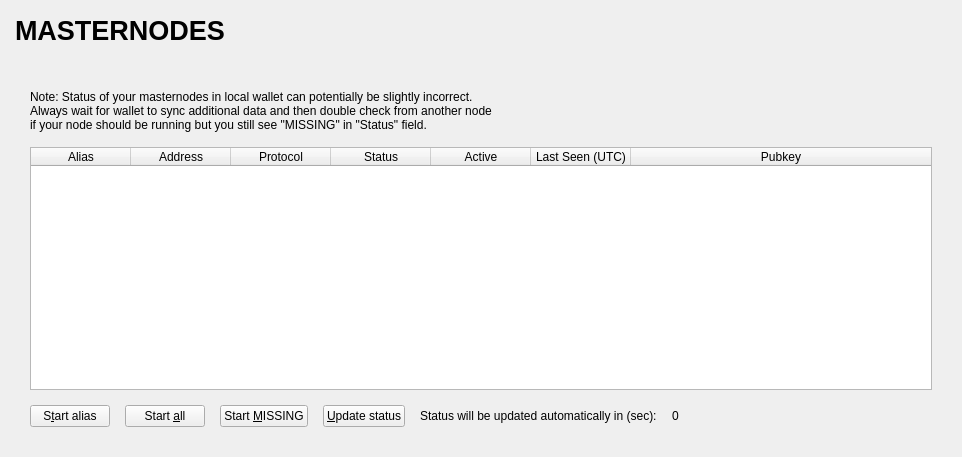
<?xml version="1.0" encoding="UTF-8"?>
<ui version="4.0">
 <class>MasternodeList</class>
 <widget class="QWidget" name="MasternodeList">
  <property name="geometry">
   <rect>
    <x>0</x>
    <y>0</y>
    <width>962</width>
    <height>457</height>
   </rect>
  </property>
  <property name="windowTitle">
   <string>Form</string>
  </property>
  <property name="styleSheet">
   <string notr="true"/>
  </property>
  <layout class="QVBoxLayout" name="topLayout" stretch="0">
   <property name="leftMargin">
    <number>0</number>
   </property>
   <property name="topMargin">
    <number>0</number>
   </property>
   <property name="rightMargin">
    <number>0</number>
   </property>
   <property name="bottomMargin">
    <number>0</number>
   </property>
   <item>
    <layout class="QVBoxLayout" name="verticalLayout_Master" stretch="0,1">
     <property name="spacing">
      <number>0</number>
     </property>
     <item>
      <widget class="QFrame" name="frame_Header">
       <layout class="QVBoxLayout" name="verticalLayout_4">
        <property name="leftMargin">
         <number>0</number>
        </property>
        <property name="topMargin">
         <number>0</number>
        </property>
        <property name="rightMargin">
         <number>0</number>
        </property>
        <property name="bottomMargin">
         <number>0</number>
        </property>
        <item>
         <layout class="QHBoxLayout" name="horizontalLayout_Header" stretch="1,0,1">
          <property name="leftMargin">
           <number>15</number>
          </property>
          <property name="rightMargin">
           <number>0</number>
          </property>
          <item>
           <widget class="QLabel" name="labelOverviewHeaderLeft">
            <property name="minimumSize">
             <size>
              <width>464</width>
              <height>60</height>
             </size>
            </property>
            <property name="maximumSize">
             <size>
              <width>16777215</width>
              <height>60</height>
             </size>
            </property>
            <property name="font">
             <font>
              <pointsize>20</pointsize>
              <weight>75</weight>
              <bold>true</bold>
             </font>
            </property>
            <property name="text">
             <string>MASTERNODES</string>
            </property>
            <property name="margin">
             <number>0</number>
            </property>
           </widget>
          </item>
          <item>
           <spacer name="horizontalSpacer">
            <property name="orientation">
             <enum>Qt::Horizontal</enum>
            </property>
            <property name="sizeHint" stdset="0">
             <size>
              <width>40</width>
              <height>20</height>
             </size>
            </property>
           </spacer>
          </item>
          <item>
           <widget class="QLabel" name="labelOverviewHeaderRight">
            <property name="minimumSize">
             <size>
              <width>230</width>
              <height>55</height>
             </size>
            </property>
            <property name="maximumSize">
             <size>
              <width>250</width>
              <height>55</height>
             </size>
            </property>
            <property name="font">
             <font>
              <pointsize>14</pointsize>
             </font>
            </property>
            <property name="text">
             <string/>
            </property>
            <property name="alignment">
             <set>Qt::AlignRight|Qt::AlignTrailing|Qt::AlignVCenter</set>
            </property>
           </widget>
          </item>
         </layout>
        </item>
       </layout>
      </widget>
     </item>
     <item>
      <widget class="QFrame" name="frame_BG">
       <layout class="QVBoxLayout" name="verticalLayout_3">
        <property name="spacing">
         <number>0</number>
        </property>
        <property name="leftMargin">
         <number>0</number>
        </property>
        <property name="topMargin">
         <number>0</number>
        </property>
        <property name="rightMargin">
         <number>0</number>
        </property>
        <property name="bottomMargin">
         <number>0</number>
        </property>
        <item>
         <widget class="QFrame" name="frame_Content">
          <layout class="QVBoxLayout" name="verticalLayout">
           <property name="spacing">
            <number>0</number>
           </property>
           <property name="leftMargin">
            <number>0</number>
           </property>
           <property name="topMargin">
            <number>0</number>
           </property>
           <property name="rightMargin">
            <number>0</number>
           </property>
           <property name="bottomMargin">
            <number>0</number>
           </property>
           <item>
            <layout class="QGridLayout" name="gridLayout_2">
             <property name="leftMargin">
              <number>15</number>
             </property>
             <property name="topMargin">
              <number>15</number>
             </property>
             <property name="rightMargin">
              <number>15</number>
             </property>
             <property name="bottomMargin">
              <number>15</number>
             </property>
             <property name="spacing">
              <number>2</number>
             </property>
             <item row="0" column="0">
              <widget class="QFrame" name="frameList">
               <layout class="QVBoxLayout" name="verticalLayout_2">
                <property name="spacing">
                 <number>15</number>
                </property>
                <property name="leftMargin">
                 <number>15</number>
                </property>
                <property name="topMargin">
                 <number>15</number>
                </property>
                <property name="rightMargin">
                 <number>15</number>
                </property>
                <property name="bottomMargin">
                 <number>15</number>
                </property>
                <item>
                 <layout class="QHBoxLayout" name="horizontalLayout_note">
                  <property name="bottomMargin">
                   <number>0</number>
                  </property>
                  <item>
                   <widget class="QLabel" name="updateNote">
                    <property name="text">
                     <string>Note: Status of your masternodes in local wallet can potentially be slightly incorrect.&lt;br /&gt;Always wait for wallet to sync additional data and then double check from another node&lt;br /&gt;if your node should be running but you still see &quot;MISSING&quot; in &quot;Status&quot; field.</string>
                    </property>
                   </widget>
                  </item>
                 </layout>
                </item>
                <item>
                 <widget class="QTableWidget" name="tableWidgetMyMasternodes">
                  <property name="minimumSize">
                   <size>
                    <width>695</width>
                    <height>0</height>
                   </size>
                  </property>
                  <property name="palette">
                   <palette>
                    <active>
                     <colorrole role="Text">
                      <brush brushstyle="SolidPattern">
                       <color alpha="255">
                        <red>51</red>
                        <green>51</green>
                        <blue>51</blue>
                       </color>
                      </brush>
                     </colorrole>
                    </active>
                    <inactive>
                     <colorrole role="Text">
                      <brush brushstyle="SolidPattern">
                       <color alpha="255">
                        <red>51</red>
                        <green>51</green>
                        <blue>51</blue>
                       </color>
                      </brush>
                     </colorrole>
                    </inactive>
                    <disabled>
                     <colorrole role="Text">
                      <brush brushstyle="SolidPattern">
                       <color alpha="255">
                        <red>85</red>
                        <green>85</green>
                        <blue>85</blue>
                       </color>
                      </brush>
                     </colorrole>
                    </disabled>
                   </palette>
                  </property>
                  <property name="editTriggers">
                   <set>QAbstractItemView::NoEditTriggers</set>
                  </property>
                  <property name="alternatingRowColors">
                   <bool>true</bool>
                  </property>
                  <property name="selectionMode">
                   <enum>QAbstractItemView::SingleSelection</enum>
                  </property>
                  <property name="selectionBehavior">
                   <enum>QAbstractItemView::SelectRows</enum>
                  </property>
                  <property name="sortingEnabled">
                   <bool>true</bool>
                  </property>
                  <attribute name="horizontalHeaderStretchLastSection">
                   <bool>true</bool>
                  </attribute>
                  <column>
                   <property name="text">
                    <string>Alias</string>
                   </property>
                  </column>
                  <column>
                   <property name="text">
                    <string>Address</string>
                   </property>
                  </column>
                  <column>
                   <property name="text">
                    <string>Protocol</string>
                   </property>
                  </column>
                  <column>
                   <property name="text">
                    <string>Status</string>
                   </property>
                  </column>
                  <column>
                   <property name="text">
                    <string>Active</string>
                   </property>
                  </column>
                  <column>
                   <property name="text">
                    <string>Last Seen (UTC)</string>
                   </property>
                  </column>
                  <column>
                   <property name="text">
                    <string>Pubkey</string>
                   </property>
                  </column>
                 </widget>
                </item>
                <item>
                 <layout class="QHBoxLayout" name="horizontalLayout_5">
                  <property name="bottomMargin">
                   <number>0</number>
                  </property>
                  <item>
                   <widget class="QPushButton" name="startButton">
                    <property name="text">
                     <string>S&amp;tart alias</string>
                    </property>
                   </widget>
                  </item>
                  <item>
                   <widget class="QPushButton" name="startAllButton">
                    <property name="text">
                     <string>Start &amp;all</string>
                    </property>
                   </widget>
                  </item>
                  <item>
                   <widget class="QPushButton" name="startMissingButton">
                    <property name="text">
                     <string>Start &amp;MISSING</string>
                    </property>
                   </widget>
                  </item>
                  <item>
                   <widget class="QPushButton" name="UpdateButton">
                    <property name="text">
                     <string>&amp;Update status</string>
                    </property>
                   </widget>
                  </item>
                  <item>
                   <widget class="QLabel" name="autoupdate_label">
                    <property name="text">
                     <string>Status will be updated automatically in (sec):</string>
                    </property>
                   </widget>
                  </item>
                  <item>
                   <widget class="QLabel" name="secondsLabel">
                    <property name="text">
                     <string>0</string>
                    </property>
                   </widget>
                  </item>
                  <item>
                   <spacer name="horizontalSpacer_5">
                    <property name="orientation">
                     <enum>Qt::Horizontal</enum>
                    </property>
                    <property name="sizeHint" stdset="0">
                     <size>
                      <width>40</width>
                      <height>20</height>
                     </size>
                    </property>
                   </spacer>
                  </item>
                 </layout>
                </item>
               </layout>
              </widget>
             </item>
            </layout>
           </item>
          </layout>
         </widget>
        </item>
       </layout>
      </widget>
     </item>
    </layout>
   </item>
  </layout>
 </widget>
 <resources/>
 <connections/>
</ui>
